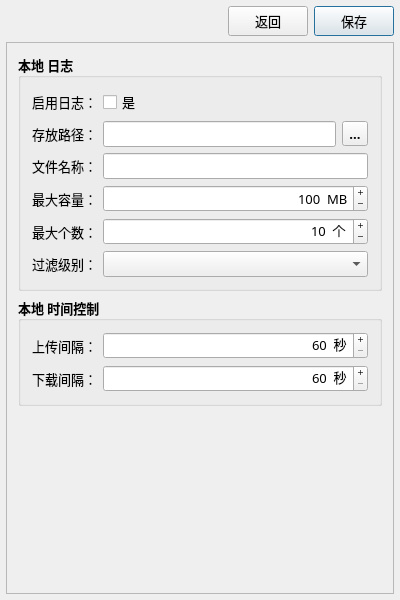
<?xml version="1.0" encoding="UTF-8"?>
<ui version="4.0">
 <class>DialogRunConfig</class>
 <widget class="QDialog" name="DialogRunConfig">
  <property name="windowModality">
   <enum>Qt::ApplicationModal</enum>
  </property>
  <property name="geometry">
   <rect>
    <x>0</x>
    <y>0</y>
    <width>400</width>
    <height>600</height>
   </rect>
  </property>
  <property name="minimumSize">
   <size>
    <width>400</width>
    <height>600</height>
   </size>
  </property>
  <property name="maximumSize">
   <size>
    <width>400</width>
    <height>600</height>
   </size>
  </property>
  <property name="font">
   <font>
    <family>微软雅黑</family>
    <pointsize>10</pointsize>
   </font>
  </property>
  <property name="windowTitle">
   <string>运行参数设置页</string>
  </property>
  <layout class="QVBoxLayout" name="verticalLayout01">
   <property name="leftMargin">
    <number>6</number>
   </property>
   <property name="topMargin">
    <number>6</number>
   </property>
   <property name="rightMargin">
    <number>6</number>
   </property>
   <property name="bottomMargin">
    <number>6</number>
   </property>
   <item>
    <layout class="QHBoxLayout" name="horizontalLayout01">
     <item>
      <spacer name="horizontalSpacer">
       <property name="orientation">
        <enum>Qt::Horizontal</enum>
       </property>
       <property name="sizeHint" stdset="0">
        <size>
         <width>40</width>
         <height>20</height>
        </size>
       </property>
      </spacer>
     </item>
     <item>
      <widget class="QPushButton" name="buttonReject">
       <property name="minimumSize">
        <size>
         <width>80</width>
         <height>30</height>
        </size>
       </property>
       <property name="maximumSize">
        <size>
         <width>80</width>
         <height>30</height>
        </size>
       </property>
       <property name="text">
        <string>返回</string>
       </property>
      </widget>
     </item>
     <item>
      <widget class="QPushButton" name="buttonAccept">
       <property name="minimumSize">
        <size>
         <width>80</width>
         <height>30</height>
        </size>
       </property>
       <property name="maximumSize">
        <size>
         <width>80</width>
         <height>30</height>
        </size>
       </property>
       <property name="text">
        <string>保存</string>
       </property>
       <property name="default">
        <bool>true</bool>
       </property>
      </widget>
     </item>
    </layout>
   </item>
   <item>
    <widget class="QScrollArea" name="scrollArea">
     <property name="widgetResizable">
      <bool>true</bool>
     </property>
     <widget class="QWidget" name="scrollAreaWidgetContents">
      <property name="geometry">
       <rect>
        <x>0</x>
        <y>0</y>
        <width>386</width>
        <height>548</height>
       </rect>
      </property>
      <layout class="QVBoxLayout" name="verticalLayout02">
       <item>
        <widget class="QGroupBox" name="groupBox01">
         <property name="minimumSize">
          <size>
           <width>0</width>
           <height>0</height>
          </size>
         </property>
         <property name="maximumSize">
          <size>
           <width>16777215</width>
           <height>16777215</height>
          </size>
         </property>
         <property name="font">
          <font>
           <weight>75</weight>
           <bold>true</bold>
          </font>
         </property>
         <property name="title">
          <string>本地 日志</string>
         </property>
         <layout class="QGridLayout" name="gridLayout01">
          <item row="0" column="0">
           <widget class="QLabel" name="label1">
            <property name="minimumSize">
             <size>
              <width>65</width>
              <height>25</height>
             </size>
            </property>
            <property name="maximumSize">
             <size>
              <width>65</width>
              <height>25</height>
             </size>
            </property>
            <property name="font">
             <font>
              <weight>50</weight>
              <bold>false</bold>
             </font>
            </property>
            <property name="text">
             <string>启用日志：</string>
            </property>
           </widget>
          </item>
          <item row="0" column="1">
           <widget class="QCheckBox" name="checkLGENAB">
            <property name="font">
             <font>
              <weight>50</weight>
              <bold>false</bold>
             </font>
            </property>
            <property name="text">
             <string>是</string>
            </property>
           </widget>
          </item>
          <item row="8" column="0">
           <widget class="QLabel" name="label4">
            <property name="minimumSize">
             <size>
              <width>65</width>
              <height>25</height>
             </size>
            </property>
            <property name="maximumSize">
             <size>
              <width>65</width>
              <height>25</height>
             </size>
            </property>
            <property name="font">
             <font>
              <weight>50</weight>
              <bold>false</bold>
             </font>
            </property>
            <property name="text">
             <string>最大容量：</string>
            </property>
           </widget>
          </item>
          <item row="9" column="0">
           <widget class="QLabel" name="label5">
            <property name="minimumSize">
             <size>
              <width>65</width>
              <height>25</height>
             </size>
            </property>
            <property name="maximumSize">
             <size>
              <width>65</width>
              <height>25</height>
             </size>
            </property>
            <property name="font">
             <font>
              <weight>50</weight>
              <bold>false</bold>
             </font>
            </property>
            <property name="text">
             <string>最大个数：</string>
            </property>
           </widget>
          </item>
          <item row="9" column="1">
           <widget class="QSpinBox" name="spinLGMSIZ">
            <property name="font">
             <font>
              <weight>50</weight>
              <bold>false</bold>
             </font>
            </property>
            <property name="alignment">
             <set>Qt::AlignRight|Qt::AlignTrailing|Qt::AlignVCenter</set>
            </property>
            <property name="buttonSymbols">
             <enum>QAbstractSpinBox::PlusMinus</enum>
            </property>
            <property name="suffix">
             <string>  个</string>
            </property>
            <property name="maximum">
             <number>1024</number>
            </property>
            <property name="singleStep">
             <number>10</number>
            </property>
            <property name="value">
             <number>10</number>
            </property>
           </widget>
          </item>
          <item row="10" column="0">
           <widget class="QLabel" name="label6">
            <property name="minimumSize">
             <size>
              <width>65</width>
              <height>25</height>
             </size>
            </property>
            <property name="maximumSize">
             <size>
              <width>65</width>
              <height>25</height>
             </size>
            </property>
            <property name="font">
             <font>
              <weight>50</weight>
              <bold>false</bold>
             </font>
            </property>
            <property name="text">
             <string>过滤级别：</string>
            </property>
           </widget>
          </item>
          <item row="10" column="1">
           <widget class="QComboBox" name="comboLGDLVL">
            <property name="minimumSize">
             <size>
              <width>0</width>
              <height>0</height>
             </size>
            </property>
            <property name="maximumSize">
             <size>
              <width>16777215</width>
              <height>16777215</height>
             </size>
            </property>
            <property name="font">
             <font>
              <weight>50</weight>
              <bold>false</bold>
             </font>
            </property>
           </widget>
          </item>
          <item row="8" column="1">
           <widget class="QSpinBox" name="spinLGMCNT">
            <property name="font">
             <font>
              <weight>50</weight>
              <bold>false</bold>
             </font>
            </property>
            <property name="alignment">
             <set>Qt::AlignRight|Qt::AlignTrailing|Qt::AlignVCenter</set>
            </property>
            <property name="buttonSymbols">
             <enum>QAbstractSpinBox::PlusMinus</enum>
            </property>
            <property name="suffix">
             <string>  MB</string>
            </property>
            <property name="prefix">
             <string/>
            </property>
            <property name="minimum">
             <number>1</number>
            </property>
            <property name="maximum">
             <number>1024</number>
            </property>
            <property name="singleStep">
             <number>100</number>
            </property>
            <property name="value">
             <number>100</number>
            </property>
           </widget>
          </item>
          <item row="2" column="0">
           <widget class="QLabel" name="label2">
            <property name="minimumSize">
             <size>
              <width>65</width>
              <height>25</height>
             </size>
            </property>
            <property name="maximumSize">
             <size>
              <width>65</width>
              <height>25</height>
             </size>
            </property>
            <property name="font">
             <font>
              <weight>50</weight>
              <bold>false</bold>
             </font>
            </property>
            <property name="text">
             <string>存放路径：</string>
            </property>
           </widget>
          </item>
          <item row="2" column="1">
           <layout class="QHBoxLayout" name="horizontalLayout02">
            <item>
             <widget class="QLineEdit" name="editLGPATH">
              <property name="minimumSize">
               <size>
                <width>0</width>
                <height>0</height>
               </size>
              </property>
              <property name="maximumSize">
               <size>
                <width>16777215</width>
                <height>16777215</height>
               </size>
              </property>
              <property name="font">
               <font>
                <weight>50</weight>
                <bold>false</bold>
               </font>
              </property>
             </widget>
            </item>
            <item>
             <widget class="QToolButton" name="toolLgPath">
              <property name="text">
               <string>...</string>
              </property>
             </widget>
            </item>
           </layout>
          </item>
          <item row="3" column="1">
           <widget class="QLineEdit" name="editLGNAME">
            <property name="minimumSize">
             <size>
              <width>0</width>
              <height>0</height>
             </size>
            </property>
            <property name="maximumSize">
             <size>
              <width>16777215</width>
              <height>16777215</height>
             </size>
            </property>
            <property name="font">
             <font>
              <weight>50</weight>
              <bold>false</bold>
             </font>
            </property>
           </widget>
          </item>
          <item row="3" column="0">
           <widget class="QLabel" name="label3">
            <property name="minimumSize">
             <size>
              <width>65</width>
              <height>25</height>
             </size>
            </property>
            <property name="maximumSize">
             <size>
              <width>65</width>
              <height>25</height>
             </size>
            </property>
            <property name="font">
             <font>
              <weight>50</weight>
              <bold>false</bold>
             </font>
            </property>
            <property name="text">
             <string>文件名称：</string>
            </property>
           </widget>
          </item>
         </layout>
        </widget>
       </item>
       <item>
        <widget class="QGroupBox" name="groupBox2">
         <property name="font">
          <font>
           <weight>75</weight>
           <bold>true</bold>
          </font>
         </property>
         <property name="title">
          <string>本地 时间控制</string>
         </property>
         <layout class="QGridLayout" name="gridLayout02">
          <item row="2" column="1">
           <widget class="QSpinBox" name="spinTMDNLD">
            <property name="font">
             <font>
              <weight>50</weight>
              <bold>false</bold>
             </font>
            </property>
            <property name="alignment">
             <set>Qt::AlignRight|Qt::AlignTrailing|Qt::AlignVCenter</set>
            </property>
            <property name="buttonSymbols">
             <enum>QAbstractSpinBox::PlusMinus</enum>
            </property>
            <property name="suffix">
             <string>  秒</string>
            </property>
            <property name="minimum">
             <number>60</number>
            </property>
            <property name="maximum">
             <number>3600</number>
            </property>
            <property name="singleStep">
             <number>10</number>
            </property>
           </widget>
          </item>
          <item row="1" column="0">
           <widget class="QLabel" name="label7">
            <property name="minimumSize">
             <size>
              <width>65</width>
              <height>25</height>
             </size>
            </property>
            <property name="maximumSize">
             <size>
              <width>65</width>
              <height>25</height>
             </size>
            </property>
            <property name="font">
             <font>
              <weight>50</weight>
              <bold>false</bold>
             </font>
            </property>
            <property name="text">
             <string>上传间隔：</string>
            </property>
           </widget>
          </item>
          <item row="2" column="0">
           <widget class="QLabel" name="label8">
            <property name="minimumSize">
             <size>
              <width>65</width>
              <height>25</height>
             </size>
            </property>
            <property name="maximumSize">
             <size>
              <width>65</width>
              <height>25</height>
             </size>
            </property>
            <property name="font">
             <font>
              <weight>50</weight>
              <bold>false</bold>
             </font>
            </property>
            <property name="text">
             <string>下载间隔：</string>
            </property>
           </widget>
          </item>
          <item row="1" column="1">
           <widget class="QSpinBox" name="spinTMUPLD">
            <property name="font">
             <font>
              <weight>50</weight>
              <bold>false</bold>
             </font>
            </property>
            <property name="alignment">
             <set>Qt::AlignRight|Qt::AlignTrailing|Qt::AlignVCenter</set>
            </property>
            <property name="buttonSymbols">
             <enum>QAbstractSpinBox::PlusMinus</enum>
            </property>
            <property name="suffix">
             <string>  秒</string>
            </property>
            <property name="minimum">
             <number>60</number>
            </property>
            <property name="maximum">
             <number>3600</number>
            </property>
            <property name="singleStep">
             <number>10</number>
            </property>
           </widget>
          </item>
         </layout>
        </widget>
       </item>
       <item>
        <spacer name="verticalSpacer">
         <property name="orientation">
          <enum>Qt::Vertical</enum>
         </property>
         <property name="sizeHint" stdset="0">
          <size>
           <width>20</width>
           <height>40</height>
          </size>
         </property>
        </spacer>
       </item>
      </layout>
     </widget>
    </widget>
   </item>
  </layout>
 </widget>
 <layoutdefault spacing="6" margin="11"/>
 <resources/>
 <connections/>
</ui>
